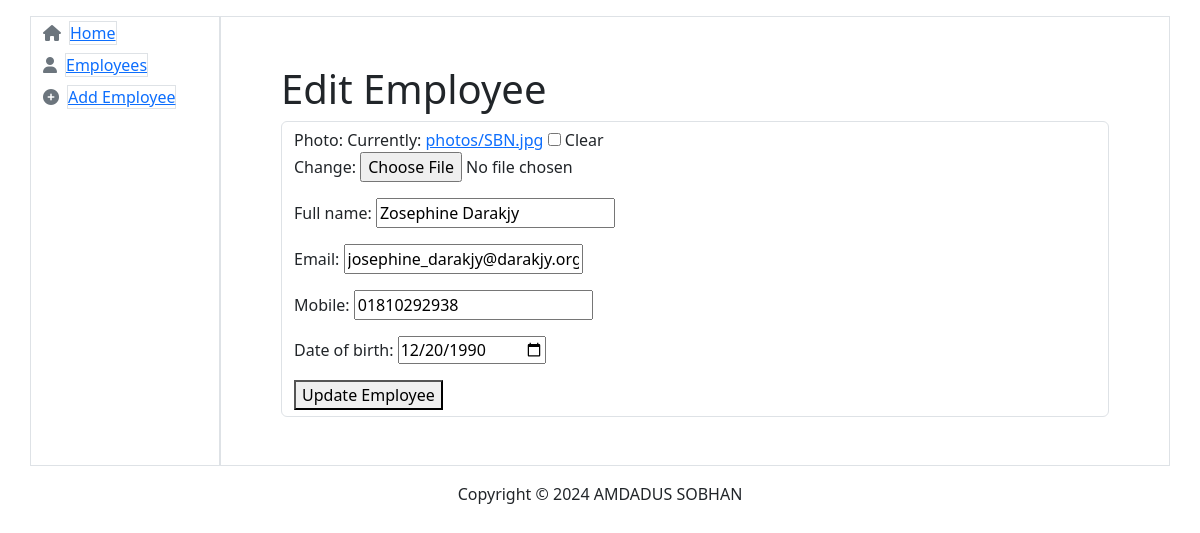
The page /3/edit/ on the database its author committed.
### employees/models.py (models this page shows, shortened)
class Employee(models.Model):
    photo = models.ImageField(upload_to='photos/', blank=True, null=True)
    full_name = models.CharField(max_length=255)
    email = models.EmailField(unique=True)
    mobile = models.CharField(max_length=15)
    date_of_birth = models.DateField()

### employees/views.py (the view, shortened to what this page needs)
# urls.py: path('<int:pk>/edit/', EmployeeUpdateView.as_view(), name='edit_employee'),
class EmployeeUpdateView(UpdateView):
    model = Employee
    form_class = EmployeeForm
    template_name = 'employees/edit_employee.html'
    success_url = '/'  # Redirect to the employee list page after editing

### employees/forms.py
class EmployeeForm(forms.ModelForm):
    class Meta:
        model = Employee
        fields = ['photo', 'full_name', 'email', 'mobile', 'date_of_birth']
        widgets={
            'date_of_birth':forms.DateInput(attrs={'type': 'date','class':'datepicker'})
        }

### employees/templates/employees/edit_employee.html (shortened to what this page needs)
{% extends 'employees/base.html' %}
{% block body %}
    <div class="m-5">
        <h1>Edit Employee</h1>
        <form method="post" enctype="multipart/form-data"  class="form-control">
            {{ form.as_p }}
            <button type="submit">Update Employee</button>
        </form>
    </div>
{% endblock body %}

### rows shown on the page
Employee: full_name "Zosephine Darakjy", email "josephine_darakjy@darakjy.org", mobile "01810292938", date_of_birth "12/20/1990"
